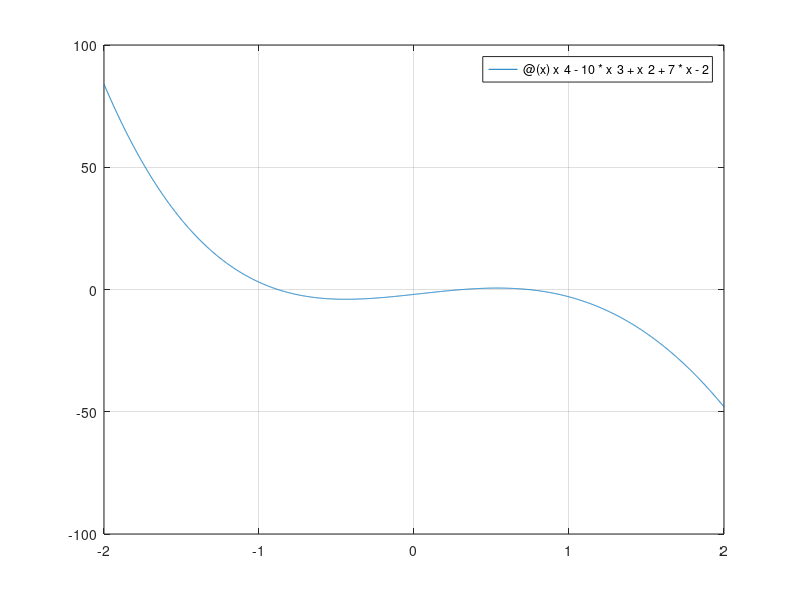

This figure's MATLAB source:
clear
f=@(x)x^4-10*x^3+x^2+7*x-2;
fplot(f, [-2,2])
grid on
f1=@(x)4*x^3-30*x^2+2*x+7;

%return
eta=1e-6;
x=-0.9;
%x=-0.32;
%x=0.74;
%x=9.7;
xvana=1; %fiktiivne väärtus
while abs(x-xvana)>=eta
    xvana=x;
    x=x-f(x)/f1(x);
end
x
